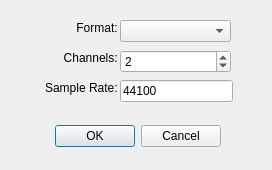
<?xml version="1.0" encoding="UTF-8"?>
<ui version="4.0">
 <class>RawInfoDialog</class>
 <widget class="QDialog" name="RawInfoDialog">
  <property name="geometry">
   <rect>
    <x>0</x>
    <y>0</y>
    <width>272</width>
    <height>170</height>
   </rect>
  </property>
  <property name="sizePolicy">
   <sizepolicy hsizetype="Fixed" vsizetype="Fixed">
    <horstretch>0</horstretch>
    <verstretch>0</verstretch>
   </sizepolicy>
  </property>
  <property name="minimumSize">
   <size>
    <width>272</width>
    <height>170</height>
   </size>
  </property>
  <property name="maximumSize">
   <size>
    <width>272</width>
    <height>170</height>
   </size>
  </property>
  <property name="windowTitle">
   <string>Raw Properties</string>
  </property>
  <property name="modal">
   <bool>true</bool>
  </property>
  <widget class="QDialogButtonBox" name="buttonBox">
   <property name="geometry">
    <rect>
     <x>-120</x>
     <y>120</y>
     <width>341</width>
     <height>32</height>
    </rect>
   </property>
   <property name="orientation">
    <enum>Qt::Horizontal</enum>
   </property>
   <property name="standardButtons">
    <set>QDialogButtonBox::Cancel|QDialogButtonBox::Ok</set>
   </property>
  </widget>
  <widget class="QLabel" name="label">
   <property name="geometry">
    <rect>
     <x>30</x>
     <y>20</y>
     <width>91</width>
     <height>16</height>
    </rect>
   </property>
   <property name="layoutDirection">
    <enum>Qt::LeftToRight</enum>
   </property>
   <property name="text">
    <string>Format: </string>
   </property>
   <property name="alignment">
    <set>Qt::AlignRight|Qt::AlignTrailing|Qt::AlignVCenter</set>
   </property>
  </widget>
  <widget class="QLabel" name="label_2">
   <property name="geometry">
    <rect>
     <x>30</x>
     <y>50</y>
     <width>91</width>
     <height>16</height>
    </rect>
   </property>
   <property name="layoutDirection">
    <enum>Qt::LeftToRight</enum>
   </property>
   <property name="text">
    <string>Channels: </string>
   </property>
   <property name="alignment">
    <set>Qt::AlignRight|Qt::AlignTrailing|Qt::AlignVCenter</set>
   </property>
  </widget>
  <widget class="QLabel" name="label_3">
   <property name="geometry">
    <rect>
     <x>30</x>
     <y>80</y>
     <width>91</width>
     <height>16</height>
    </rect>
   </property>
   <property name="layoutDirection">
    <enum>Qt::LeftToRight</enum>
   </property>
   <property name="text">
    <string>Sample Rate: </string>
   </property>
   <property name="alignment">
    <set>Qt::AlignRight|Qt::AlignTrailing|Qt::AlignVCenter</set>
   </property>
  </widget>
  <widget class="QSpinBox" name="sbNChannel">
   <property name="geometry">
    <rect>
     <x>120</x>
     <y>50</y>
     <width>111</width>
     <height>23</height>
    </rect>
   </property>
   <property name="value">
    <number>2</number>
   </property>
  </widget>
  <widget class="QLineEdit" name="txtSampleRate">
   <property name="geometry">
    <rect>
     <x>120</x>
     <y>80</y>
     <width>113</width>
     <height>22</height>
    </rect>
   </property>
   <property name="inputMethodHints">
    <set>Qt::ImhDigitsOnly</set>
   </property>
   <property name="text">
    <string>44100</string>
   </property>
  </widget>
  <widget class="QComboBox" name="cbFormat">
   <property name="geometry">
    <rect>
     <x>120</x>
     <y>20</y>
     <width>111</width>
     <height>22</height>
    </rect>
   </property>
  </widget>
 </widget>
 <resources/>
 <connections>
  <connection>
   <sender>buttonBox</sender>
   <signal>accepted()</signal>
   <receiver>RawInfoDialog</receiver>
   <slot>accept()</slot>
   <hints>
    <hint type="sourcelabel">
     <x>248</x>
     <y>254</y>
    </hint>
    <hint type="destinationlabel">
     <x>157</x>
     <y>274</y>
    </hint>
   </hints>
  </connection>
  <connection>
   <sender>buttonBox</sender>
   <signal>rejected()</signal>
   <receiver>RawInfoDialog</receiver>
   <slot>reject()</slot>
   <hints>
    <hint type="sourcelabel">
     <x>316</x>
     <y>260</y>
    </hint>
    <hint type="destinationlabel">
     <x>286</x>
     <y>274</y>
    </hint>
   </hints>
  </connection>
 </connections>
</ui>
